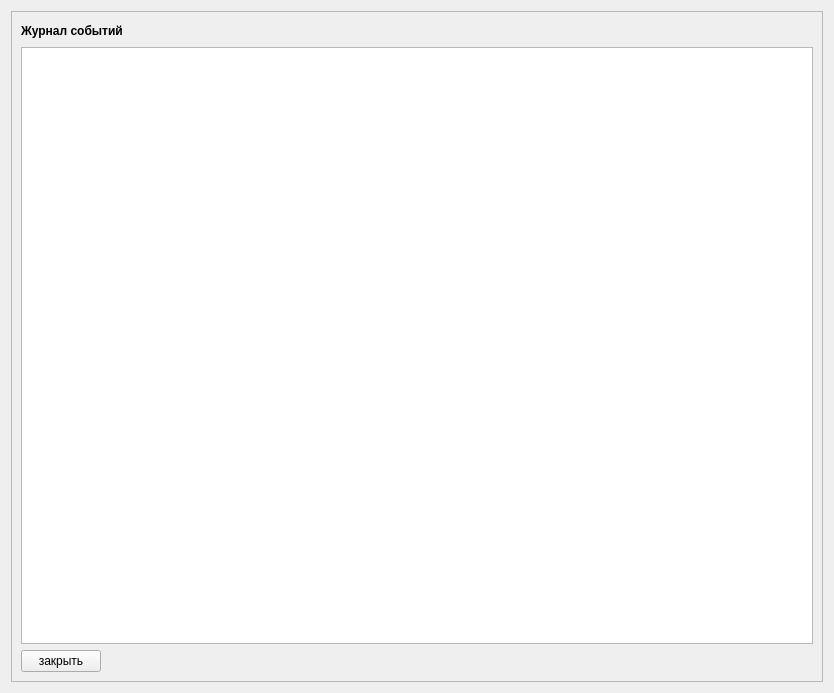
<?xml version="1.0" encoding="UTF-8"?>
<ui version="4.0">
 <class>ScreenLoggerForm</class>
 <widget class="QWidget" name="ScreenLoggerForm">
  <property name="geometry">
   <rect>
    <x>0</x>
    <y>0</y>
    <width>834</width>
    <height>693</height>
   </rect>
  </property>
  <property name="windowTitle">
   <string>Form</string>
  </property>
  <layout class="QVBoxLayout" name="verticalLayout_2">
   <item>
    <widget class="QFrame" name="frame">
     <property name="frameShape">
      <enum>QFrame::Shape::StyledPanel</enum>
     </property>
     <property name="frameShadow">
      <enum>QFrame::Shadow::Raised</enum>
     </property>
     <property name="lineWidth">
      <number>2</number>
     </property>
     <layout class="QVBoxLayout" name="verticalLayout">
      <item>
       <layout class="QHBoxLayout" name="horizontalLayout">
        <item>
         <widget class="QLabel" name="label">
          <property name="font">
           <font>
            <bold>true</bold>
           </font>
          </property>
          <property name="text">
           <string>Журнал событий</string>
          </property>
         </widget>
        </item>
        <item>
         <spacer name="horizontalSpacer">
          <property name="orientation">
           <enum>Qt::Orientation::Horizontal</enum>
          </property>
          <property name="sizeHint" stdset="0">
           <size>
            <width>40</width>
            <height>20</height>
           </size>
          </property>
         </spacer>
        </item>
       </layout>
      </item>
      <item>
       <widget class="QTableView" name="logTableView"/>
      </item>
      <item>
       <layout class="QHBoxLayout" name="horizontalLayout_2">
        <item>
         <widget class="QPushButton" name="ExitPushButton">
          <property name="text">
           <string>закрыть</string>
          </property>
         </widget>
        </item>
        <item>
         <spacer name="horizontalSpacer_2">
          <property name="orientation">
           <enum>Qt::Orientation::Horizontal</enum>
          </property>
          <property name="sizeHint" stdset="0">
           <size>
            <width>40</width>
            <height>20</height>
           </size>
          </property>
         </spacer>
        </item>
       </layout>
      </item>
     </layout>
    </widget>
   </item>
  </layout>
 </widget>
 <resources/>
 <connections/>
</ui>
